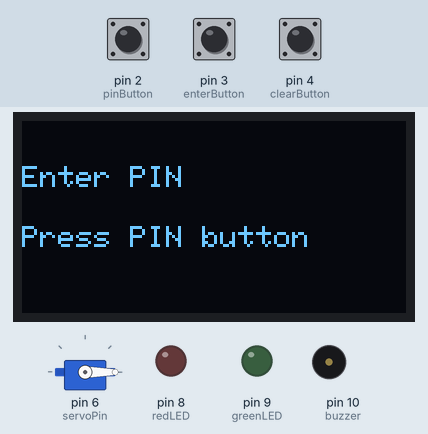
A sketch run on a simulated Arduino Uno, built with avr-gcc and run on an emulated ATmega328P. Shown: servo, 128×64 one-colour display, output pins drawn as LEDs (lit = HIGH), buzzer (waves = sounding). Inputs (shaded band) come from the test bench; at power-on: pin 3 (enterButton) HIGH, pin 2 (pinButton) HIGH, pin 4 (clearButton) HIGH.

Above: at 5.7 s.
5.8 s: pin 3 (enterButton) pulled LOW for 0.15 s
At 7.5 s:
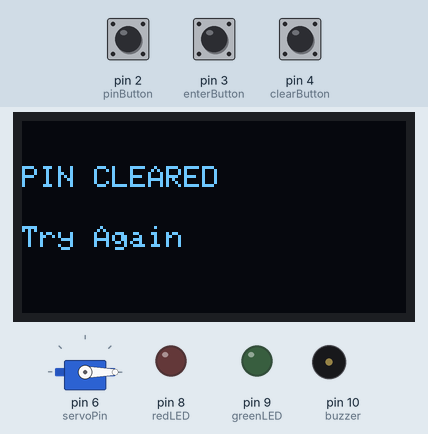
8.3 s: pin 2 (pinButton) pulled LOW for 0.15 s
At 8.8 s:
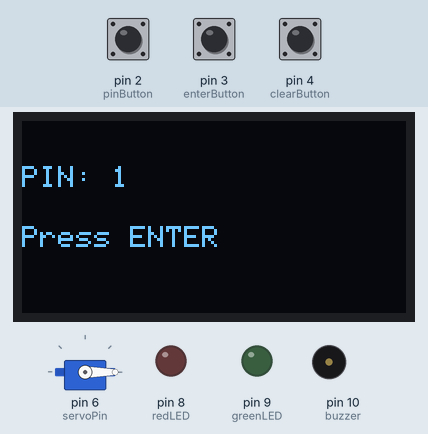
9.9 s: pin 4 (clearButton) pulled LOW for 0.15 s
At 11.1 s:
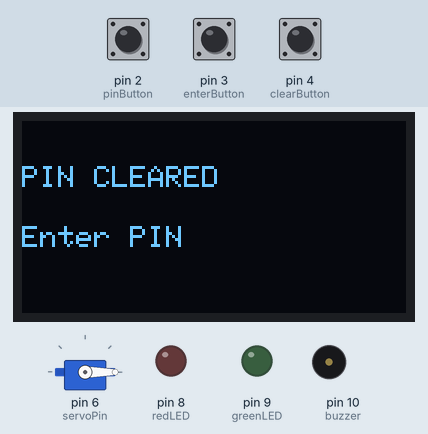
11.5 s: pin 2 (pinButton) pulled LOW for 1 s
At 12.5 s:
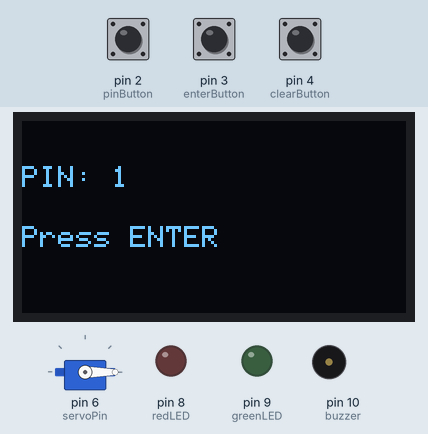
14.0 s: pin 3 (enterButton) pulled LOW for 1 s
At 14.4 s:
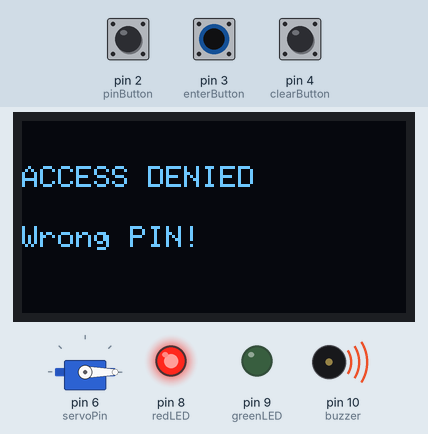
Timing chart, 0 to 17.0 s (numbered marks = the images above; inputs shaded):
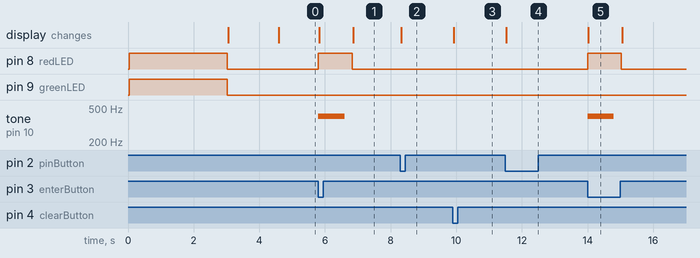

The sketch:

sketch.ino
```cpp
#include <Wire.h>
#include <Adafruit_GFX.h>
#include <Adafruit_SSD1306.h>
#include <Servo.h>

#define SCREEN_WIDTH 128
#define SCREEN_HEIGHT 64

Adafruit_SSD1306 display(SCREEN_WIDTH, SCREEN_HEIGHT, &Wire, -1);
Servo doorServo;

// Existing pin connections
const int pinButton = 2;
const int enterButton = 3;
const int clearButton = 4;

const int servoPin = 6;
const int redLED = 8;
const int greenLED = 9;
const int buzzer = 10;

String enteredPIN = "";
const String correctPIN = "1234";

bool unlocked = false;
unsigned long unlockTime = 0;

int currentDigit = 0;

void showMessage(String line1, String line2) {
  display.clearDisplay();
  display.setTextSize(1);
  display.setTextColor(SSD1306_WHITE);
  display.setCursor(0, 15);
  display.println(line1);
  display.setCursor(0, 35);
  display.println(line2);
  display.display();
}

void allLEDsOff() {
  digitalWrite(redLED, LOW);
  digitalWrite(greenLED, LOW);
}

void setup() {
  pinMode(pinButton, INPUT_PULLUP);
  pinMode(enterButton, INPUT_PULLUP);
  pinMode(clearButton, INPUT_PULLUP);

  pinMode(redLED, OUTPUT);
  pinMode(greenLED, OUTPUT);
  pinMode(buzzer, OUTPUT);

  allLEDsOff();

  doorServo.attach(servoPin);
  doorServo.write(0);

  if (!display.begin(SSD1306_SWITCHCAPVCC, 0x3C)) {
    // If the OLED fails, blink LEDs to indicate an error.
    while (true) {
      digitalWrite(redLED, HIGH);
      digitalWrite(greenLED, LOW);
      delay(300);
      digitalWrite(redLED, LOW);
      delay(300);
    }
  }

  // Startup LED test: both LEDs should glow for 3 seconds.
  digitalWrite(redLED, HIGH);
  digitalWrite(greenLED, HIGH);
  delay(3000);
  allLEDsOff();

  showMessage("SMART DOOR LOCK", "PIN: 1234");
  delay(1500);
  showMessage("Enter PIN", "Press PIN button");
}

void loop() {
  // Automatically lock the door after 5 seconds.
  if (unlocked && millis() - unlockTime >= 5000) {
    doorServo.write(0);
    digitalWrite(greenLED, LOW);
    unlocked = false;
    enteredPIN = "";
    currentDigit = 0;
    showMessage("DOOR LOCKED", "Enter PIN");
  }

  if (unlocked) {
    return;
  }

  // Button 1: cycle through digits 0-9.
  if (digitalRead(pinButton) == LOW) {
    currentDigit = (currentDigit + 1) % 10;

    if (enteredPIN.length() < 4) {
      enteredPIN += String(currentDigit);
    } else {
      enteredPIN = String(currentDigit);
    }

    showMessage("PIN: " + enteredPIN, "Press ENTER");
    delay(250);
    while (digitalRead(pinButton) == LOW) {
      delay(10);
    }
  }

  // Button 2: check the entered PIN.
  if (digitalRead(enterButton) == LOW) {
    if (enteredPIN == correctPIN) {
      allLEDsOff();
      digitalWrite(greenLED, HIGH);
      tone(buzzer, 1000, 200);
      doorServo.write(90);

      unlocked = true;
      unlockTime = millis();

      showMessage("ACCESS GRANTED", "Door Unlocked");
    } else {
      allLEDsOff();
      digitalWrite(redLED, HIGH);
      tone(buzzer, 400, 800);

      showMessage("ACCESS DENIED", "Wrong PIN!");
      delay(1000);

      digitalWrite(redLED, LOW);
      enteredPIN = "";
      currentDigit = 0;
      showMessage("PIN CLEARED", "Try Again");
    }

    delay(250);
    while (digitalRead(enterButton) == LOW) {
      delay(10);
    }
  }

  // Button 3: clear the entered PIN.
  if (digitalRead(clearButton) == LOW) {
    enteredPIN = "";
    currentDigit = 0;
    allLEDsOff();

    showMessage("PIN CLEARED", "Enter PIN");
    delay(250);

    while (digitalRead(clearButton) == LOW) {
      delay(10);
    }
  }
}
```

Measured:
- after the input at 5.8 s, pin 8 (redLED): LOW → HIGH at once, → LOW 1.0 s later; tone on pin 10 (buzzer): silent → 400 Hz at once, → silent 0.80 s later; the display: first changes at once (image 1 shows a later state)
- after the input at 8.3 s, the display: changes at once (image 2)
- after the input at 9.9 s, the display: changes at once (image 3)
- after the input at 11.5 s, the display: changes at once (image 4)
- after the input at 14.0 s, pin 8 (redLED): LOW → HIGH at once, → LOW 1.0 s later; tone on pin 10 (buzzer): silent → 400 Hz at once, → silent 0.80 s later; the display: changes at once (image 5)
